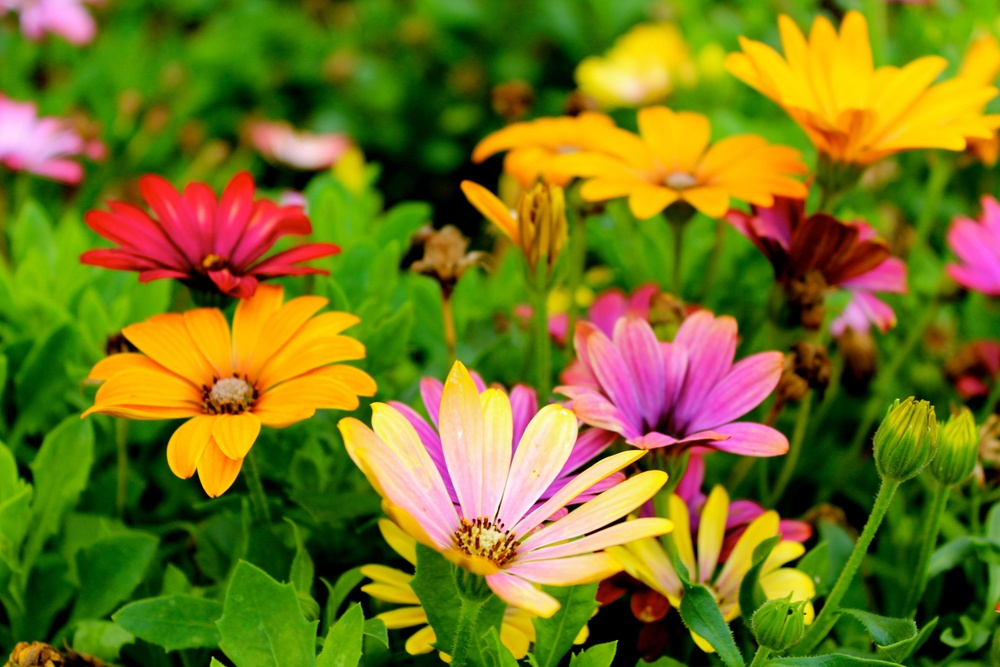
#> input picture dataset/flower.jpg, 1000 x 667 px, shrunk from 5184 x 3456 before the run, found by its file name
$ python lesson3_image_rotation.py
#> lines starting #> are read from the running program, lines starting #| are printed output that depends on the picture
"""
==========================================
Module 5 - Image Transformations
Lesson 3 - Image Rotation
==========================================
"""

import cv2

# Load image
image = cv2.imread("dataset/flower.jpg")
#> image is the input picture: shape (667, 1000, 3); mean B, G, R 27.5, 117.1, 117

if image is None:
    print("Error: Image not found!")
    exit()

# Rotate image by 90 degrees clockwise
rotated = cv2.rotate(image, cv2.ROTATE_90_CLOCKWISE)
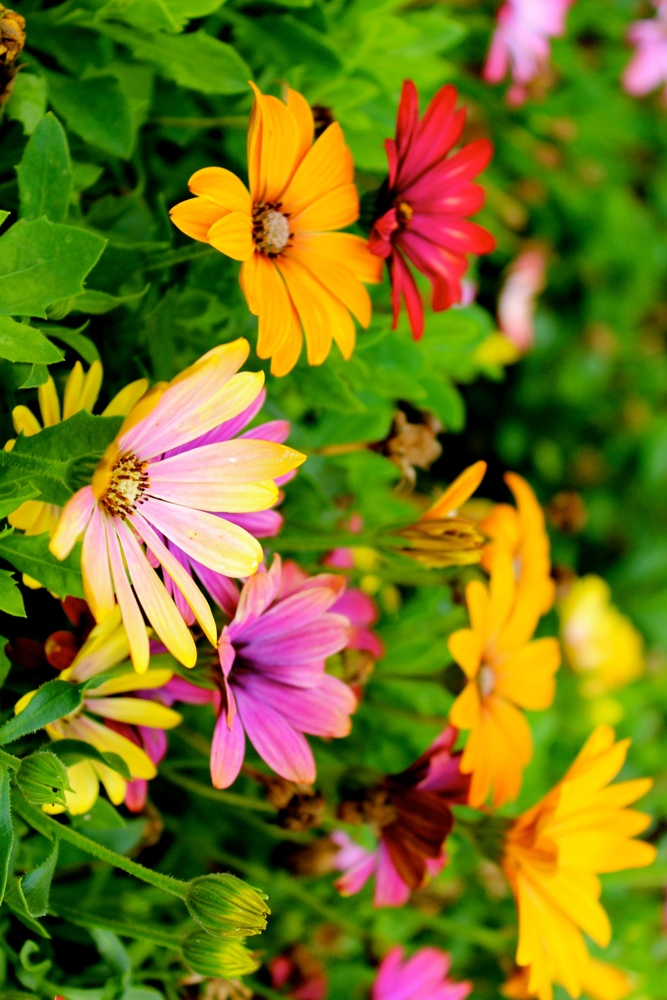
#> rotated: shape (1000, 667, 3); mean B, G, R 27.5, 117.1, 117

# Display images
cv2.imshow("Original Image", image)
cv2.imshow("Rotated Image", rotated)

cv2.waitKey(0)
cv2.destroyAllWindows()
